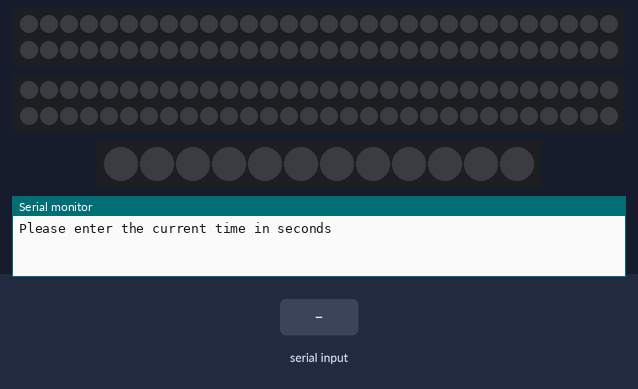
Simulated run of this sketch. Board: Arduino Mega 2560, built with avr-gcc and run on an emulated ATmega2560. Shown: 2 × 60 RGB LEDs in strip order, left to right, continuing on the next row, 12 RGB LEDs in strip order, left to right, the last lines printed to the serial monitor. The test bench sets the inputs (shaded band).

Above: at 0.8 s.
0.9 s: "90,45\n" received over Serial
At 1.8 s:
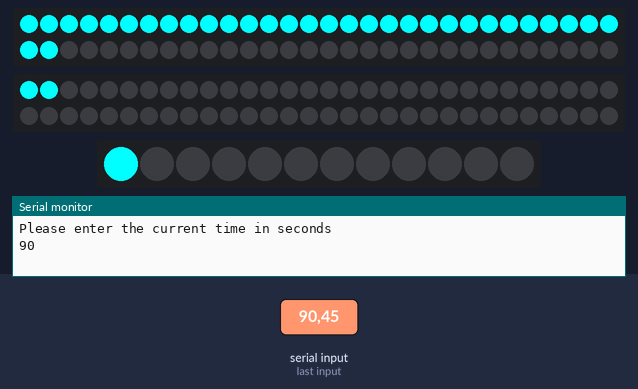
At 29.9 s:
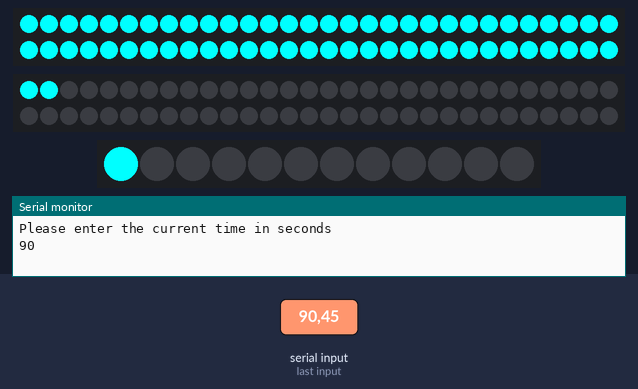
Timing chart, 0 to 31.4 s (numbered marks = the images above; inputs shaded):
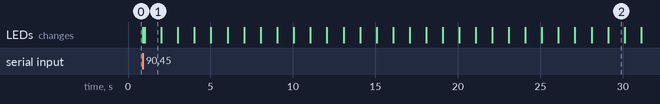

Measured:
- after the input at 0.9 s, the LEDs: first change at once (image 1 shows a later state)
- what the display in image 2 shows lasts 1.0 s, from 29.1 s to 30.1 s

The sketch:

Task_1.ino
```cpp
/*
    Connect 3NeoPixelRings to Arduino Mega.
    Write code to develop an analog clock display with
    each NeoPixel Rings presents hour, minute and second.
*/

#include <FastLED.h> // Library to control the LED rings

#define SECONDS 5 // Seconds ring led pin
#define MINUTES 6 // Minutes ring led pin
#define HOURS 7   // Hours ring led pin

CRGB seconds[60]; // Seconds led array
CRGB minutes[60]; // Minutes led array
CRGB hours[12];   // Hours led array

unsigned int time;
int timeNow = millis(); // capture time

void setup()
{
    Serial.begin(9600);                                         // Initialise serial communication
    Serial.println("Please enter the current time in seconds"); // Print message on Serial monitor

    do
    {
        unsigned int input = Serial.parseInt();
        if (input != 0)
            time = input;
        time = time % 43200;
    } while (!time); // Obtain appropriate time from serial monitor

    Serial.println(time);                            // print time in seconds
    FastLED.addLeds<NEOPIXEL, SECONDS>(seconds, 60); // Initialise seconds led ring
    FastLED.addLeds<NEOPIXEL, MINUTES>(minutes, 60); // Initialise minutes led ring
    FastLED.addLeds<NEOPIXEL, HOURS>(hours, 12);     // Initialise hours led ring
}

void loop()
{
    FastLED.clear(); // Clear all the LEDs
    setHours();      // Prepare the hours led ring
    setMinutes();    // Prepare the minutes led ring
    setSeconds();    // Prepare the seconds led ring
    FastLED.show();  // Load previiously prepared configuration on the led rings

    int currentTime = millis();         // Store current time
    if ((currentTime - 1000) > timeNow) // Check if a second has ellapsed
    {
        time++;                //Increment time
        time = time % 43200;   // Circle around for 12 hours
        timeNow = currentTime; // Update time to current time
    }
}

void setHours() // Set the array for hours to the correct values
{
    int hand = ((time / 60) / 60) % 13;
    for (int i = 0; i <= hand; i++)
    {
        hours[i] = CRGB::Aqua;
    }
}

void setMinutes() // Set the array for minutes to the correct values
{
    int hand = (time / 60) % 60;
    for (int i = 0; i <= hand; i++)
    {
        minutes[i] = CRGB::Aqua;
    }
}

void setSeconds() // Set the array for seconds to the correct values
{
    int hand = time % 60;
    for (int i = 0; i <= hand; i++)
    {
        seconds[i] = CRGB::Aqua;
    }
}
```
